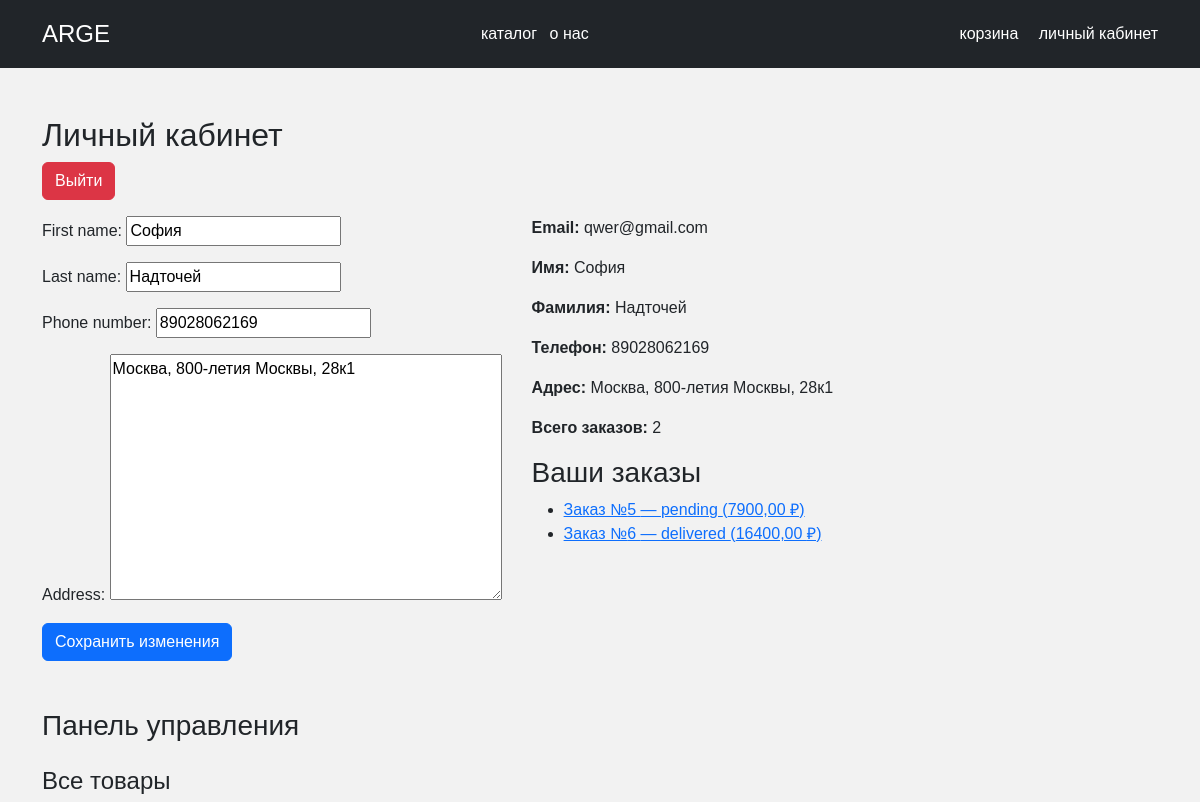
Page /profile/ (signed in, upper part) on the earlier database version.
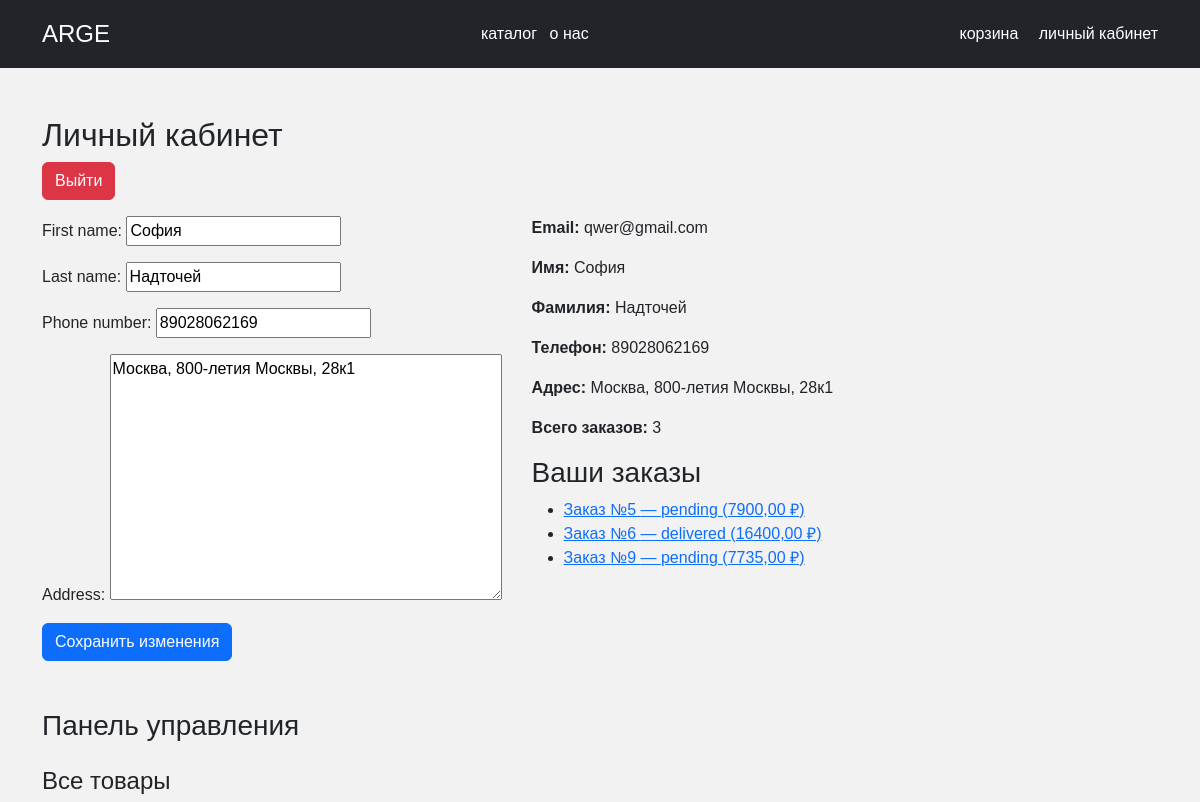
Same page on the later database version.
### members/models.py (models this page shows, shortened)
class Order(models.Model):
    STATUS_CHOICES = [
        ('pending', 'Pending'),
        ('shipped', 'Shipped'),
        ('delivered', 'Delivered'),
        ('cancelled', 'Cancelled'),
    ]
    user = models.ForeignKey(User, related_name='orders', on_delete=models.CASCADE)
    total_price = models.DecimalField(max_digits=10, decimal_places=2)
    status = models.CharField(max_length=50, choices=STATUS_CHOICES, default='pending')
    created_at = models.DateTimeField(default=timezone.now)
    class Meta:
        verbose_name = "Заказ"
        verbose_name_plural = "Заказы"

### members/views.py (the view)
# urls.py: path('profile/', views.profile_view, name='profile'),
@login_required
def profile_view(request):
    user = request.user
    if request.method == 'POST':
        form = UserProfileForm(request.POST, instance=user)
        if form.is_valid():
            form.save()
            return redirect('profile')
    else:
        form = UserProfileForm(instance=user)
    orders = user.orders.all()
    orders_count = orders.count()
    has_orders = orders.exists()
    products = Product.objects.all() if user.is_staff else []
    return render(request, 'profile.html', {
    'user': user,
    'user_form': form,
    'orders': orders,
    'orders_count': orders_count,
    'has_orders': has_orders,
    'products': products,
})

### members/forms.py
class UserProfileForm(forms.ModelForm):
    class Meta:
        model = User
        fields = ['first_name', 'last_name', 'phone_number', 'address']

### templates/profile.html (shortened to what this page needs)
{% extends "base.html" %}
{% load static %}
{% block content %}
<h2>Личный кабинет</h2>
<form method="post" action="{% url 'logout' %}">
  <button type="submit" class="btn btn-danger mb-3">Выйти</button>
</form>
<div class="lk-main">
    <div class="lk-form">
        <form method="post">
            {{ user_form.as_p }}
            <button type="submit" class="btn btn-primary">Сохранить изменения</button>
        </form>
    </div>
    <div class="lk-info">
        <p><strong>Email:</strong> {{ user.email }}</p>
        <p><strong>Имя:</strong> {{ user.first_name }}</p>
        <p><strong>Фамилия:</strong> {{ user.last_name }}</p>
        <p><strong>Телефон:</strong> {{ user.phone_number }}</p>
        <p><strong>Адрес:</strong> {{ user.address }}</p>
        <p><strong>Всего заказов:</strong> {{ orders_count }}</p>
        <h3>Ваши заказы</h3>
        {% if user.orders.all %}
            <ul>
                {% for order in user.orders.all %}
                    <li>
                        <a href="{% url 'order_detail' order.id %}">
                            Заказ №{{ order.id }} — {{ order.status }} ({{ order.total_price }} ₽)
                        </a>
                    </li>
                {% empty %}
                    <li>У вас ещё нет заказов.</li>
                {% endfor %}
            </ul>
        {% else %}
            <p>У вас нет заказов.</p>
        {% endif %}
    </div>
</div>
{% if user.is_staff %}
    <div class="admin-panel mt-5">
        <h3>Панель управления</h3>
        <h4 class="mt-4">Все товары</h4>
    </div>
{% endif %}
{% endblock %}

Differences in the rows shown:
added Order: id "9", status "pending", total_price "7735,00"
Other differences:
{{ orders_count }}: "2" → "3"
